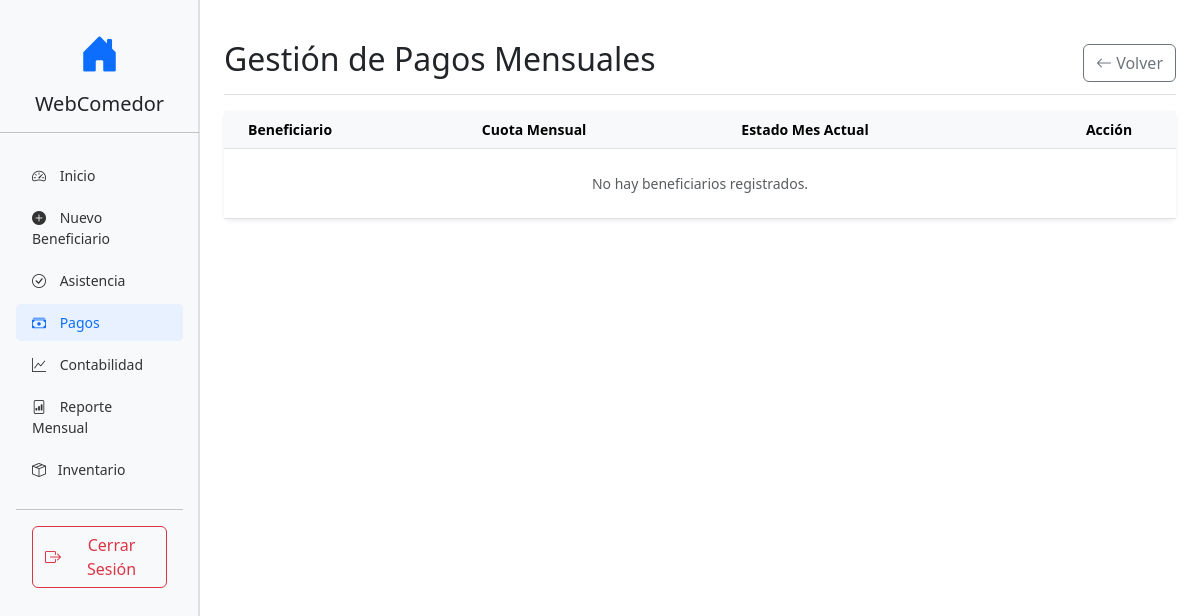
Page /pagos/gestion/ (signed in) on the earlier database version.
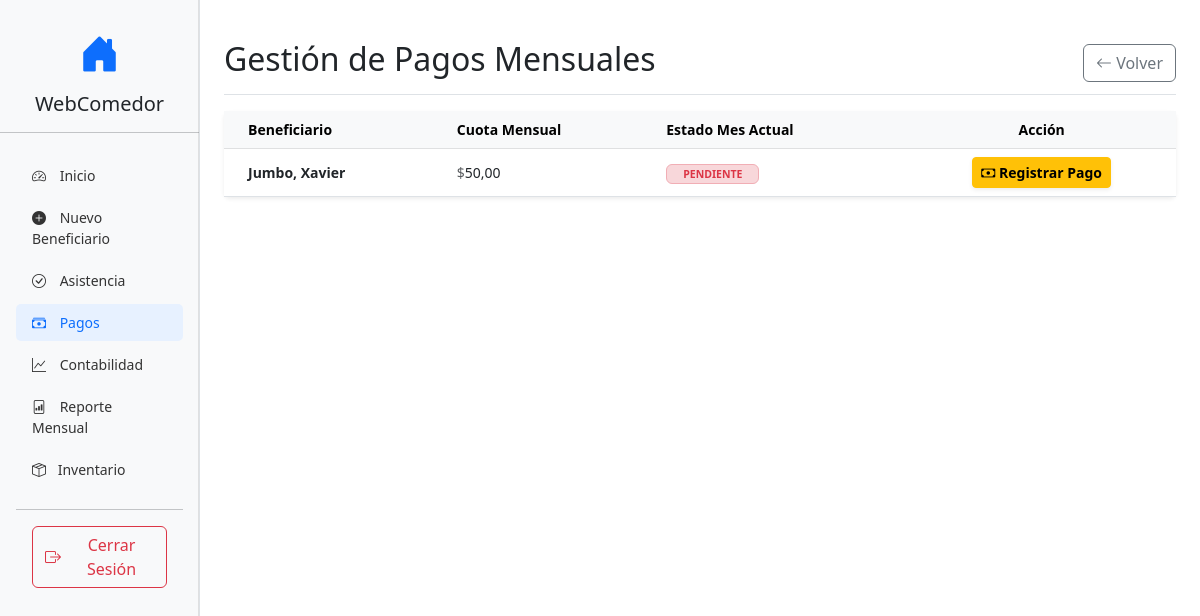
Same page on the later database version.
### beneficiarios/models.py (models this page shows, shortened)
class Beneficiary(models.Model):
    representative = models.ForeignKey(
        Representative,
        on_delete=models.PROTECT,
        related_name='representados',
        verbose_name="Representante"
    )
    nombre = models.CharField(max_length=100, verbose_name="Nombres")
    apellidos = models.CharField(max_length=100, verbose_name="Apellidos")
    ci = models.CharField(max_length=20, unique=True, verbose_name="Cédula de Identidad")
    nacimiento = models.DateField(verbose_name="Fecha de Nacimiento")
    nacionalidad = models.CharField(max_length=50, default="Ecuatoriana")
    direccion = models.TextField(verbose_name="Dirección Domiciliaria")
    contacto = models.CharField(max_length=50, verbose_name="Teléfono de Contacto")
    monthly_fee = models.DecimalField(max_digits=10, decimal_places=2, default=0.00, verbose_name="Cuota Mensual")
    active = models.BooleanField(default=True, verbose_name="Activo")
    created_at = models.DateTimeField(auto_now_add=True, verbose_name="Fecha de Registro")
    class Meta:
        verbose_name = "Beneficiario"
        verbose_name_plural = "Beneficiarios"
        ordering = ['apellidos', 'nombre']
    def tiene_pago_mes_actual(self):
        from pagos.models import PagoCuota
        meses = ["Enero", "Febrero", "Marzo", "Abril", "Mayo", "Junio",
                "Julio", "Agosto", "Septiembre", "Octubre", "Noviembre", "Diciembre"]
        mes_actual = meses[date.today().month - 1]
        return PagoCuota.objects.filter(beneficiary=self, mes_correspondiente=mes_actual).exists()

### pagos/views.py (the view)
# urls.py: path('gestion/', views.gestion_pagos, name='gestion_pagos'),
@login_required
def gestion_pagos(request):
    niños = Beneficiary.objects.all()
    return render(request, 'pagos/gestion.html', {'niños': niños})

### templates/pagos/gestion.html (shortened to what this page needs)
{% extends 'base.html' %}
{% block content %}
<div class="pt-3 pb-2 mb-3 border-bottom d-flex justify-content-between align-items-center">
    <h1 class="h2">Gestión de Pagos Mensuales</h1>
    <a href="{% url 'dashboard' %}" class="btn btn-outline-secondary">
        <i class="bi bi-arrow-left"></i> Volver
    </a>
</div>
<div class="card shadow-sm border-0">
    <div class="card-body p-0">
        <div class="table-responsive">
            <table class="table table-hover mb-0 align-middle">
                <thead class="table-light">
                    <tr>
                        <th class="ps-4">Beneficiario</th>
                        <th>Cuota Mensual</th>
                        <th>Estado Mes Actual</th>
                        {% if perms.pagos.add_pagocuota or perms.pagos.delete_pagocuota %}
                        <th class="text-center">Acción</th>
                        {% endif %}
                    </tr>
                </thead>
                <tbody>
                    {% for niño in niños %}
                    <tr>
                        <td class="ps-4 fw-bold">{{ niño.apellidos }}, {{ niño.nombre }}</td>
                        <td><span class="text-muted">$</span>{{ niño.monthly_fee }}</td>
                        <td>
                            {% if niño.tiene_pago_mes_actual %}
                                <span class="badge bg-success-subtle text-success border border-success-subtle px-3 text-uppercase">Pagado</span>
                            {% else %}
                                <span class="badge bg-danger-subtle text-danger border border-danger-subtle px-3 text-uppercase">Pendiente</span>
                            {% endif %}
                        </td>
                        {% if perms.pagos.add_pagocuota or perms.pagos.delete_pagocuota %}
                        <td class="text-center">
                            {% if not niño.tiene_pago_mes_actual %}
                                {% if perms.pagos.add_pagocuota %}
                                    <a href="{% url 'registrar_pago' niño.id %}" class="btn btn-sm btn-warning shadow-sm fw-bold">
                                        <i class="bi bi-cash"></i> Registrar Pago
                                    </a>
                                {% else %}
                                    <small class="text-muted italic">Solo lectura</small>
                                {% endif %}
                            {% endif %}
                        </td>
                        {% endif %}
                    </tr>
                    {% empty %}
                    <tr>
                        <td colspan="4" class="text-center py-4 text-muted">
                            No hay beneficiarios registrados.
                        </td>
                    </tr>
                    {% endfor %}
                </tbody>
            </table>
        </div>
    </div>
</div>
{% endblock %}

Differences in the rows shown:
added Beneficiary: apellidos "Jumbo", nombre "Xavier", monthly_fee "50,00", shows "PENDIENTE", shows "Registrar Pago"
Other differences:
text no longer shown: "No hay beneficiarios registrados."
